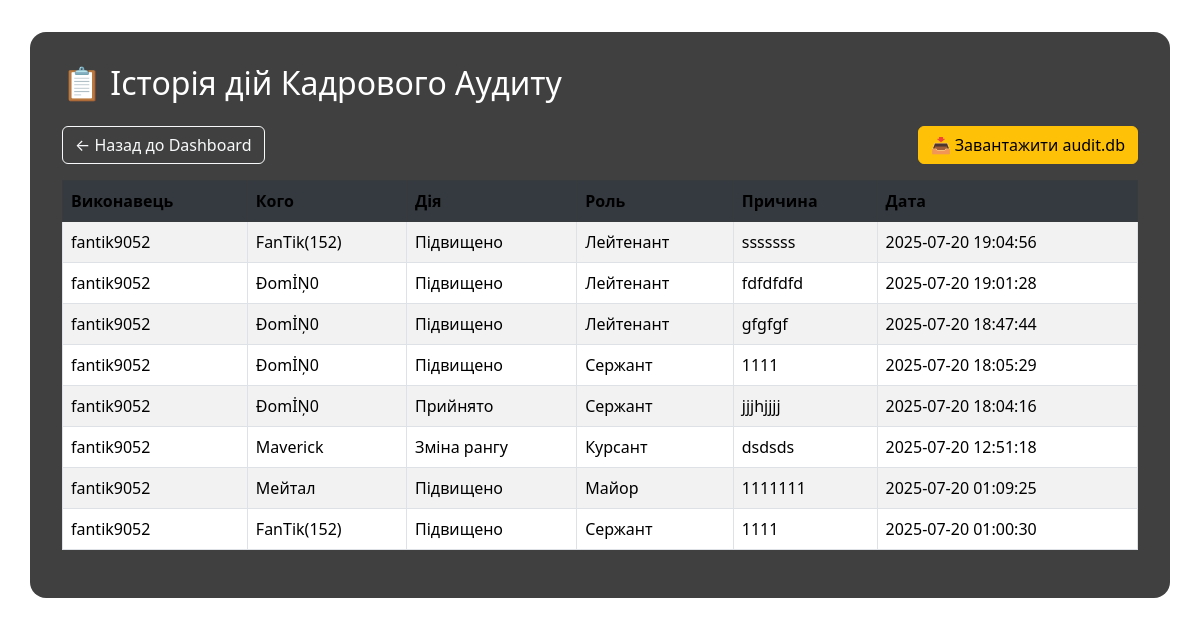
Before: /history with the older database file.
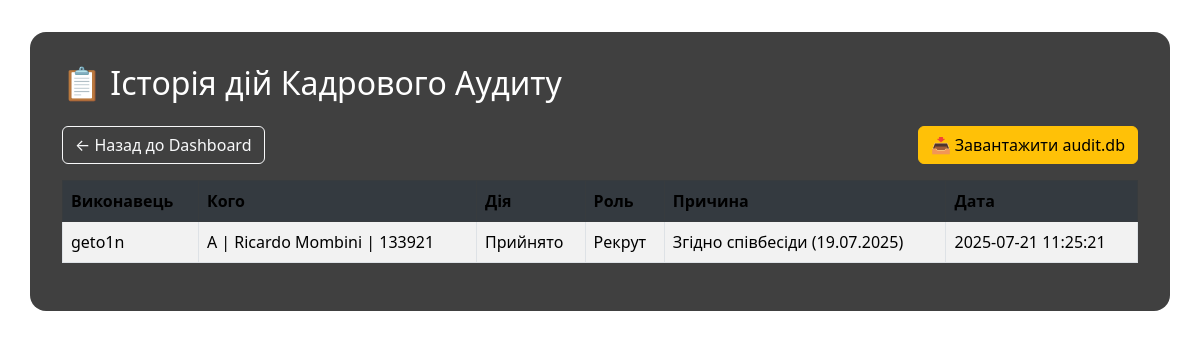
After: the same page with the newer database file.
### tables this page shows
CREATE TABLE actions (
            id INTEGER PRIMARY KEY AUTOINCREMENT,
            executor TEXT,
            target TEXT,
            action TEXT,
            role TEXT,
            reason TEXT,
            date TEXT
        );

### app.py (the view)
@app.route("/history")
def history():
    with sqlite3.connect("audit.db") as conn:
        c = conn.cursor()
        c.execute("SELECT * FROM actions ORDER BY date DESC")
        actions = c.fetchall()
    return render_template("history.html", actions=actions)

### templates/history.html (shortened to what this page needs)
<!DOCTYPE html>
<html lang="uk">
<head>
    <link rel="stylesheet" href="https://cdn.jsdelivr.net/npm/bootstrap@5.3.0/dist/css/bootstrap.min.css">
</head>
<body>
<div class="container table-container">
    <h2 class="mb-4">📋 Історія дій Кадрового Аудиту</h2>
    <div class="mb-3 d-flex justify-content-between">
        <a href="/dashboard" class="btn btn-outline-light">← Назад до Dashboard</a>
        <a href="/download_db" class="btn btn-warning">📥 Завантажити audit.db</a>
    </div>
    <table class="table table-bordered table-striped">
        <thead class="table-dark">
        <tr>
            <th>Виконавець</th>
            <th>Кого</th>
            <th>Дія</th>
            <th>Роль</th>
            <th>Причина</th>
            <th>Дата</th>
        </tr>
        </thead>
        <tbody>
        {% for row in actions %}
            <tr>
                <td>{{ row[1] }}</td>
                <td>{{ row[2] }}</td>
                <td>{{ row[3] }}</td>
                <td>{{ row[4] }}</td>
                <td>{{ row[5] }}</td>
                <td>{{ row[6] }}</td>
            </tr>
        {% endfor %}
        </tbody>
    </table>
</div>
</body>
</html>

### templates/history.html (style rules this page uses)
body { background: url("/static/bg.jpg") no-repeat center center fixed; background-size: cover; color: white; }
.table-container { background-color: rgba(0, 0, 0, 0.75); padding: 2rem; border-radius: 1rem; margin-top: 2rem; }
th, td { color: black !important; vertical-align: middle !important; }
.table-dark th { background-color: #343a40; }

Changed rows visible on the page:
removed actions: executor "fantik9052", target "FanTik(152)", action "Підвищено", role "Лейтенант", reason "sssssss", date "2025-07-20 19:04:56"
removed actions: executor "fantik9052", target "ÐomİŅ0", action "Підвищено", role "Лейтенант", reason "fdfdfdfd", date "2025-07-20 19:01:28"
removed actions: executor "fantik9052", target "ÐomİŅ0", action "Підвищено", role "Лейтенант", reason "gfgfgf", date "2025-07-20 18:47:44"
removed actions: executor "fantik9052", target "ÐomİŅ0", action "Підвищено", role "Сержант", reason "1111", date "2025-07-20 18:05:29"
removed actions: executor "fantik9052", target "ÐomİŅ0", action "Прийнято", role "Сержант", reason "jjjhjjjj", date "2025-07-20 18:04:16"
removed actions: executor "fantik9052", target "Maverick", action "Зміна рангу", role "Курсант", reason "dsdsds", date "2025-07-20 12:51:18"
removed actions: executor "fantik9052", target "Mейтал", action "Підвищено", role "Майор", reason "1111111", date "2025-07-20 01:09:25"
changed actions: executor "fantik9052" → "geto1n"; target "FanTik(152)" → "A | Ricardo Mombini | 133921"; action "Підвищено" → "Прийнято"; role "Сержант" → "Рекрут"; reason "1111" → "Згідно співбесіди (19.07.2025)"; date "2025-07-20 01:00:30" → "2025-07-21 11:25:21"
